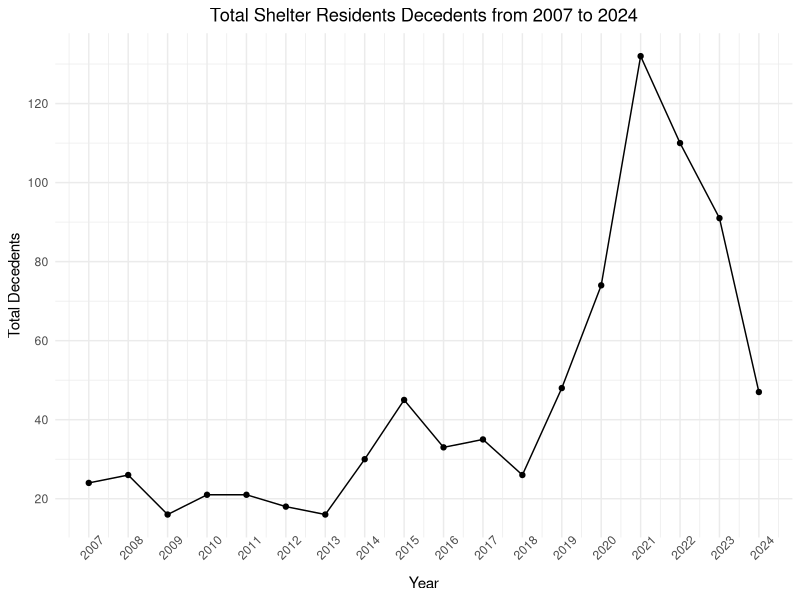
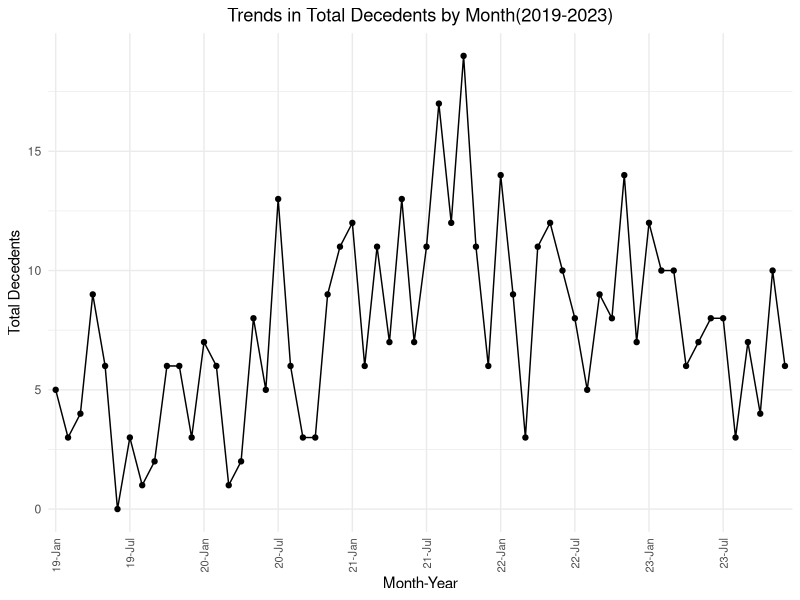
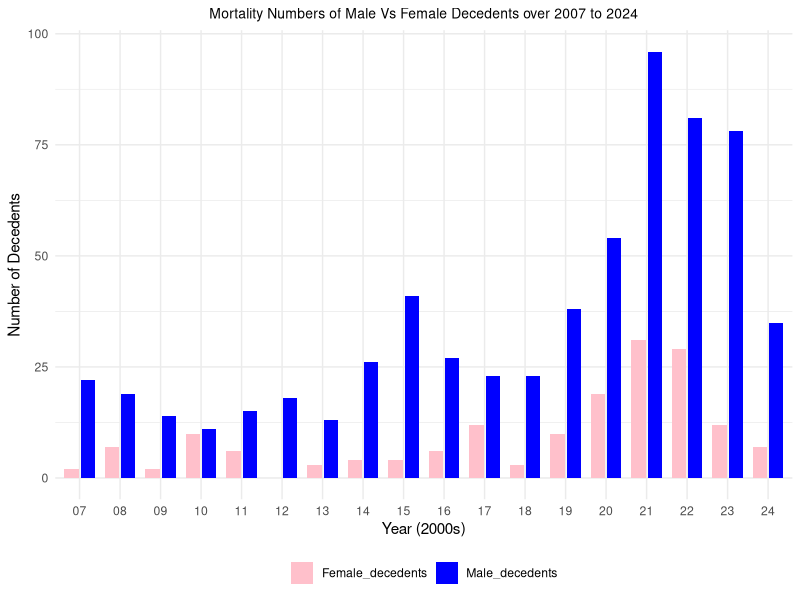
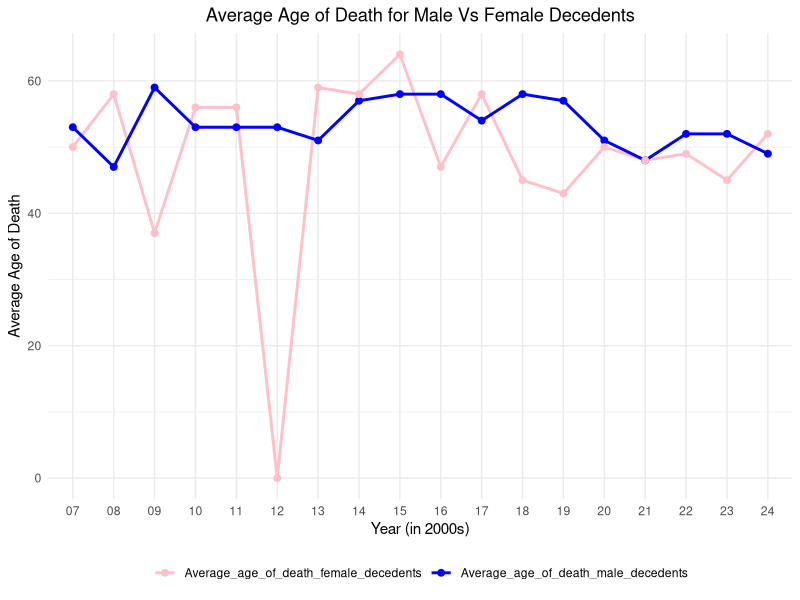
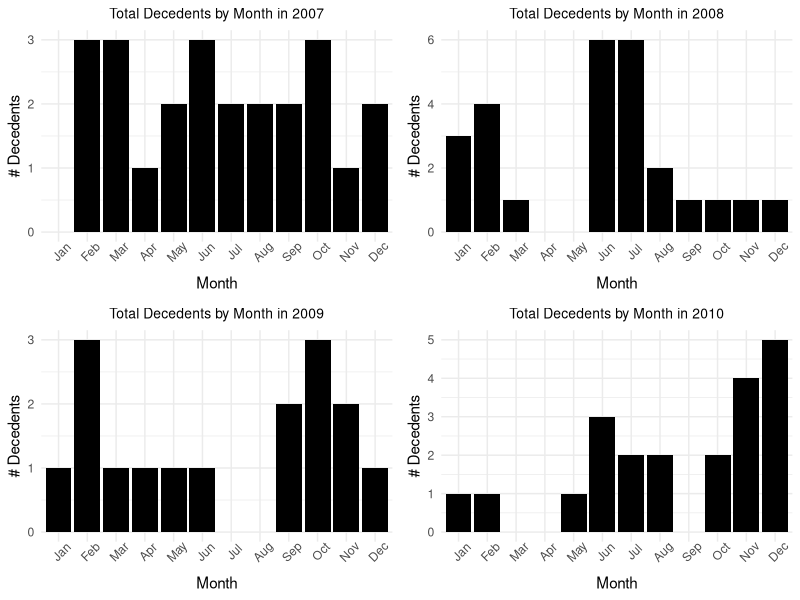
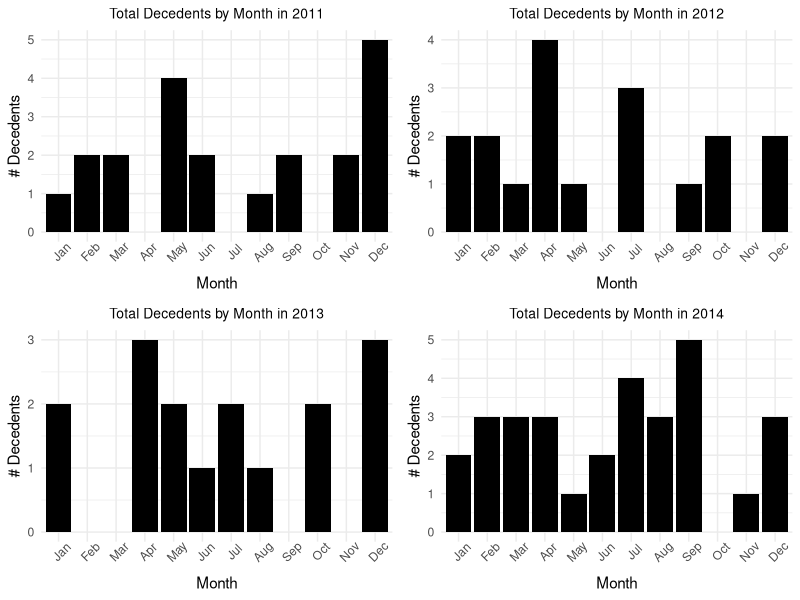
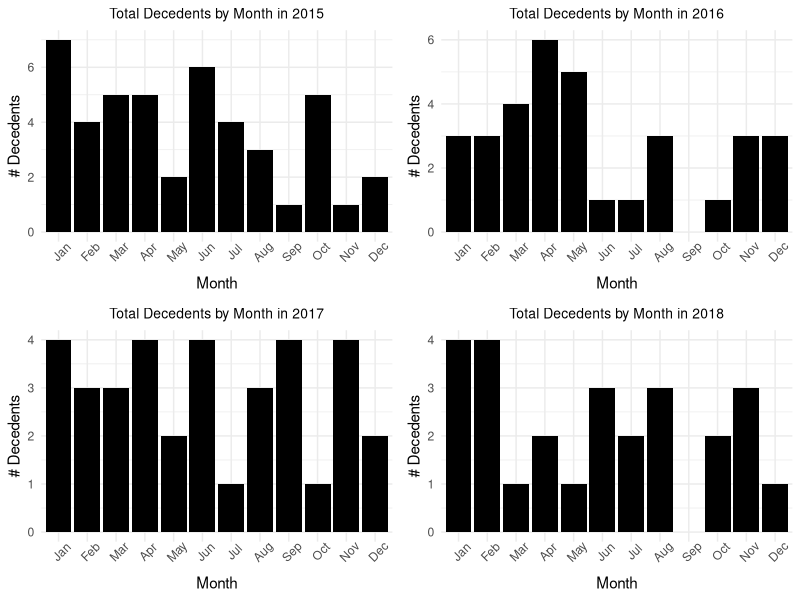
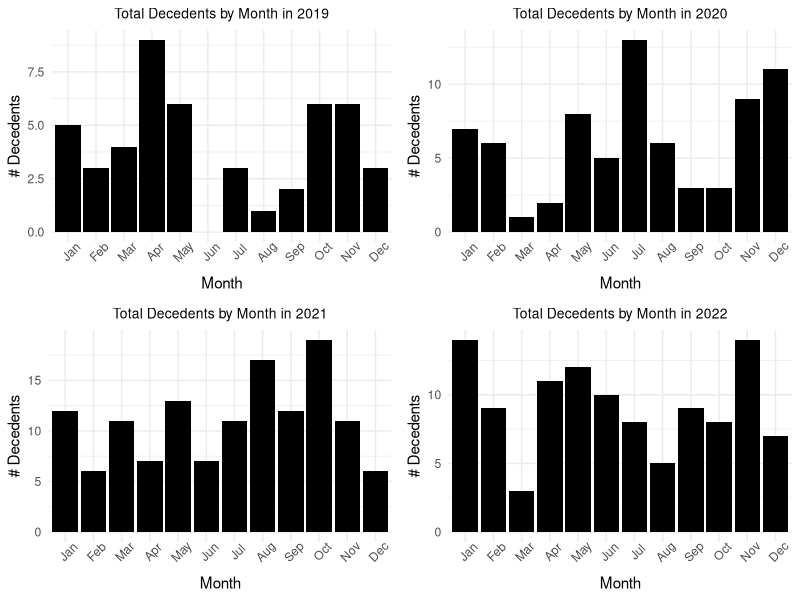

These figures' R source, in order:
## ---- chunk 1
#| include: false
#| warning: false
#| message: false

# load necessary package
library(tidyverse)
library(ggplot2)
library(dplyr)
library(knitr)
library(tidyr)
library(gridExtra)

# load data
Death_data <- read_csv(here::here("data/analysis_data/Num_death_analysis_data.csv"))
AvgAge_data <- read_csv(here::here("data/analysis_data/AvgAge_death_analysis_data.csv"))
## ---- chunk 2
#| label: tbl-Table1
#| tbl-cap: Variable In The Data - Detah Among Shelter Residents (2007-2024)
#| echo: false

# Remove the 'id' column
AvgAge_data_no_id <- AvgAge_data %>%
  select(-id)

# Display the table without the 'id' column
kable(AvgAge_data_no_id,
  col.names = c(
    "Year", "Total Decedents",
    "Avg Age of Death (All)", "Male Decedents",
    "Avg Age of Death (Male)", "Female Decedents",
    "Avg Age of Death (Female)", "Trans/NB/2S Decedents",
    "Avg Age of Death (Trans/NB/2S)"
  )
)
## ---- chunk 3
#| label: fig-TotalNumberofDeathByYear
#| fig-cap: Yearly Mortality rate from 2007-2024
#| echo: false

# creating a line graph
AvgAge_data |>
  ggplot(aes(x = year, y = total_decedents)) +
  geom_point() +
  geom_line() +
  labs(title = "Total Shelter Residents Decedents from 2007 to 2024", x = "Year", y = "Total Decedents") +
  theme_minimal() +
  theme(axis.text.x = element_text(angle = 45)) +
  theme(plot.title = element_text(hjust = 0.5)) +
  scale_x_continuous(breaks = unique(AvgAge_data$year)) +
  scale_y_continuous(breaks = seq(0, max(AvgAge_data$total_decedents), by = 20))
## ---- chunk 4
#| label: fig-TotalDecedentbyMonthcovid
#| fig-cap: Yearly Mortality rate during COVID (2019-2023)
#| echo: false

# Filter the data for years 2019 to 2022
Death_data_filtered <- Death_data |>
  filter(year >= 2019 & year <= 2023)

# Combine Year and Month into a single column with last two digits of the year
Death_data_filtered$YearMonth <- paste(substr(Death_data_filtered$year, 3, 4), Death_data_filtered$month, sep = "-")

# Convert YearMonth to a factor with ordered levels
Death_data_filtered$YearMonth <- factor(Death_data_filtered$YearMonth, levels = unique(Death_data_filtered$YearMonth))

# Plot the graph for filtered data
Death_data_filtered |>
  ggplot(aes(x = YearMonth, y = total_decedents, group = 1)) +
  geom_line(color = "black") +
  geom_point(color = "black") +
  scale_x_discrete(breaks = Death_data_filtered$YearMonth[seq(1, nrow(Death_data_filtered), by = 6)]) +
  labs(
    title = "Trends in Total Decedents by Month(2019-2023)",
    x = "Month-Year",
    y = "Total Decedents"
  ) +
  theme_minimal() +
  theme(axis.text.x = element_text(angle = 90, vjust = 0.5, hjust = 1, size = 8)) +
  theme(plot.title = element_text(hjust = 0.5))
## ---- chunk 5
#| label: fig-T
#| fig-cap: Total Decedents Split by Gender (Female VS Male)
#| echo: false
#| warning: false
#| message: false

# Reshape the data for plotting
plot_data <- AvgAge_data |>
  select(year, Male_decedents, Female_decedents) |>
  pivot_longer(
    cols = c(Male_decedents, Female_decedents),
    names_to = "Gender",
    values_to = "Mortality"
  )

# Create a new variable for the last two digits of the year with leading zero
plot_data <- plot_data |>
  mutate(year_short = sprintf("%02d", year %% 100))

# Create the bar graph with adjusted year labels
plot_data |>
  ggplot(aes(x = year_short, y = Mortality, fill = Gender)) +
  geom_bar(stat = "identity", position = position_dodge(width = 0.8), width = 0.7) +
  labs(
    title = "Mortality Numbers of Male Vs Female Decedents over 2007 to 2024",
    x = "Year (2000s)",
    y = "Number of Decedents"
  ) +
  scale_fill_manual(values = c("Male_decedents" = "blue", "Female_decedents" = "pink")) +
  theme_minimal() +
  theme(
    legend.title = element_blank(),
    legend.position = "bottom"
  ) +
  theme(plot.title = element_text(hjust = 0.5,size = 10))
## ---- chunk 6
#| label: fig-AvgAgeofDecedentsFemaleVSMale
#| fig-cap: Average Age of Death (Female VS Male) 2007-2024
#| echo: false
#| warning: false
#| message: false

# Reshape the data for plotting average age of death
avg_age_data <- AvgAge_data |>
  select(year, Average_age_of_death_male_decedents, Average_age_of_death_female_decedents) %>%
  pivot_longer(
    cols = c(Average_age_of_death_male_decedents, Average_age_of_death_female_decedents),
    names_to = "Gender",
    values_to = "Average_Age"
  ) |>
  mutate(year_short = sprintf("%02d", year %% 100))

# Create the line graph for average age of death
avg_age_data |>
  ggplot(aes(x = year_short, y = Average_Age, color = Gender, group = Gender)) +
  geom_line(size = 1) +
  geom_point(size = 2) +
  labs(
    title = "Average Age of Death for Male Vs Female Decedents",
    x = "Year (in 2000s)",
    y = "Average Age of Death"
  ) +
  scale_color_manual(values = c(
    "Average_age_of_death_male_decedents" = "blue",
    "Average_age_of_death_female_decedents" = "pink"
  )) +
  theme_minimal() +
  theme(
    legend.title = element_blank(),
    legend.position = "bottom"
  ) +
  theme(plot.title = element_text(hjust = 0.5))
## ---- chunk 7
#| label: fig-2007-2010
#| fig-cap: Monthly Mortality rate from 2007-2010
#| echo: false
#| warning: false
#| message: false

# make sure that the month is in order from Jan to Dec.
Death_data$month <- factor(Death_data$month, levels = month.abb)

# Filter data for the years 2007 and 2008
current_year_data_2007 <- Death_data %>% filter(year == 2007)
current_year_data_2008 <- Death_data %>% filter(year == 2008)
current_year_data_2009 <- Death_data %>% filter(year == 2009)
current_year_data_2010 <- Death_data %>% filter(year == 2010)


# Create the bar plots for 2007 and 2008
plot_2007 <- ggplot(current_year_data_2007, aes(x = month, y = total_decedents)) +
  geom_bar(stat = "identity", fill = "black") +
  labs(
    title = "Total Decedents by Month in 2007",
    x = "Month",
    y = "# Decedents"
  ) +
  theme_minimal() +
  theme(axis.text.x = element_text(angle = 45)) +
  theme(plot.title = element_text(hjust = 0.5, size = 10))

plot_2008 <- ggplot(current_year_data_2008, aes(x = month, y = total_decedents)) +
  geom_bar(stat = "identity", fill = "black") +
  labs(
    title = "Total Decedents by Month in 2008",
    x = "Month",
    y = "# Decedents"
  ) +
  theme_minimal() +
  theme(axis.text.x = element_text(angle = 45)) +
  theme(plot.title = element_text(hjust = 0.5, size = 10))

plot_2009 <- ggplot(current_year_data_2009, aes(x = month, y = total_decedents)) +
  geom_bar(stat = "identity", fill = "black") +
  labs(
    title = "Total Decedents by Month in 2009",
    x = "Month",
    y = "# Decedents"
  ) +
  theme_minimal() +
  theme(axis.text.x = element_text(angle = 45)) +
  theme(plot.title = element_text(hjust = 0.5, size = 10))

plot_2010 <- ggplot(current_year_data_2010, aes(x = month, y = total_decedents)) +
  geom_bar(stat = "identity", fill = "black") +
  labs(
    title = "Total Decedents by Month in 2010",
    x = "Month",
    y = "# Decedents"
  ) +
  theme_minimal() +
  theme(axis.text.x = element_text(angle = 45)) +
  theme(plot.title = element_text(hjust = 0.5, size = 10))


# Arrange plots side by side
grid.arrange(plot_2007, plot_2008, plot_2009, plot_2010, ncol = 2)
## ---- chunk 8
#| label: fig-2011-2014
#| fig-cap: Monthly Mortality rate from 2011-2014
#| echo: false
#| warning: false
#| message: false

# make sure that the month is in order from Jan to Dec.
Death_data$month <- factor(Death_data$month, levels = month.abb)

# Filter data for the years
current_year_data_2011 <- Death_data %>% filter(year == 2011)
current_year_data_2012 <- Death_data %>% filter(year == 2012)
current_year_data_2013 <- Death_data %>% filter(year == 2013)
current_year_data_2014 <- Death_data %>% filter(year == 2014)


# Create the bar plots
plot_2011 <- ggplot(current_year_data_2011, aes(x = month, y = total_decedents)) +
  geom_bar(stat = "identity", fill = "black") +
  labs(
    title = "Total Decedents by Month in 2011",
    x = "Month",
    y = "# Decedents"
  ) +
  theme_minimal() +
  theme(axis.text.x = element_text(angle = 45)) +
  theme(plot.title = element_text(hjust = 0.5, size = 10))

plot_2012 <- ggplot(current_year_data_2012, aes(x = month, y = total_decedents)) +
  geom_bar(stat = "identity", fill = "black") +
  labs(
    title = "Total Decedents by Month in 2012",
    x = "Month",
    y = "# Decedents"
  ) +
  theme_minimal() +
  theme(axis.text.x = element_text(angle = 45)) +
  theme(plot.title = element_text(hjust = 0.5, size = 10))

plot_2013 <- ggplot(current_year_data_2013, aes(x = month, y = total_decedents)) +
  geom_bar(stat = "identity", fill = "black") +
  labs(
    title = "Total Decedents by Month in 2013",
    x = "Month",
    y = "# Decedents"
  ) +
  theme_minimal() +
  theme(axis.text.x = element_text(angle = 45)) +
  theme(plot.title = element_text(hjust = 0.5, size = 10))

plot_2014 <- ggplot(current_year_data_2014, aes(x = month, y = total_decedents)) +
  geom_bar(stat = "identity", fill = "black") +
  labs(
    title = "Total Decedents by Month in 2014",
    x = "Month",
    y = "# Decedents"
  ) +
  theme_minimal() +
  theme(axis.text.x = element_text(angle = 45)) +
  theme(plot.title = element_text(hjust = 0.5, size = 10))


# Arrange plots side by side
grid.arrange(plot_2011, plot_2012, plot_2013, plot_2014, ncol = 2)
## ---- chunk 9
#| label: fig-2015-2018
#| fig-cap: Monthly Mortality rate from 2015-2018
#| echo: false
#| warning: false
#| message: false

# make sure that the month is in order from Jan to Dec.
Death_data$month <- factor(Death_data$month, levels = month.abb)

# Filter data for the years

current_year_data_2015 <- Death_data %>% filter(year == 2015)
current_year_data_2016 <- Death_data %>% filter(year == 2016)
current_year_data_2017 <- Death_data %>% filter(year == 2017)
current_year_data_2018 <- Death_data %>% filter(year == 2018)


# Create the bar plots

plot_2015 <- ggplot(current_year_data_2015, aes(x = month, y = total_decedents)) +
  geom_bar(stat = "identity", fill = "black") +
  labs(
    title = "Total Decedents by Month in 2015",
    x = "Month",
    y = "# Decedents"
  ) +
  theme_minimal() +
  theme(axis.text.x = element_text(angle = 45)) +
  theme(plot.title = element_text(hjust = 0.5, size = 10))

plot_2016 <- ggplot(current_year_data_2016, aes(x = month, y = total_decedents)) +
  geom_bar(stat = "identity", fill = "black") +
  labs(
    title = "Total Decedents by Month in 2016",
    x = "Month",
    y = "# Decedents"
  ) +
  theme_minimal() +
  theme(axis.text.x = element_text(angle = 45)) +
  theme(plot.title = element_text(hjust = 0.5, size = 10))

plot_2017 <- ggplot(current_year_data_2017, aes(x = month, y = total_decedents)) +
  geom_bar(stat = "identity", fill = "black") +
  labs(
    title = "Total Decedents by Month in 2017",
    x = "Month",
    y = "# Decedents"
  ) +
  theme_minimal() +
  theme(axis.text.x = element_text(angle = 45)) +
  theme(plot.title = element_text(hjust = 0.5, size = 10))

plot_2018 <- ggplot(current_year_data_2018, aes(x = month, y = total_decedents)) +
  geom_bar(stat = "identity", fill = "black") +
  labs(
    title = "Total Decedents by Month in 2018",
    x = "Month",
    y = "# Decedents"
  ) +
  theme_minimal() +
  theme(axis.text.x = element_text(angle = 45)) +
  theme(plot.title = element_text(hjust = 0.5, size = 10))

# Arrange plots side by side
grid.arrange(plot_2015, plot_2016, plot_2017, plot_2018, ncol = 2)
## ---- chunk 10
#| label: fig-2019-2022
#| fig-cap: Monthly Mortality rate from 2019-2022
#| echo: false
#| warning: false
#| message: false

# make sure that the month is in order from Jan to Dec.
Death_data$month <- factor(Death_data$month, levels = month.abb)

# Filter data for the years

current_year_data_2019 <- Death_data %>% filter(year == 2019)
current_year_data_2020 <- Death_data %>% filter(year == 2020)
current_year_data_2021 <- Death_data %>% filter(year == 2021)
current_year_data_2022 <- Death_data %>% filter(year == 2022)


# Create the bar plots
plot_2019 <- ggplot(current_year_data_2019, aes(x = month, y = total_decedents)) +
  geom_bar(stat = "identity", fill = "black") +
  labs(
    title = "Total Decedents by Month in 2019",
    x = "Month",
    y = "# Decedents"
  ) +
  theme_minimal() +
  theme(axis.text.x = element_text(angle = 45)) +
  theme(plot.title = element_text(hjust = 0.5, size = 10))

plot_2020 <- ggplot(current_year_data_2020, aes(x = month, y = total_decedents)) +
  geom_bar(stat = "identity", fill = "black") +
  labs(
    title = "Total Decedents by Month in 2020",
    x = "Month",
    y = "# Decedents"
  ) +
  theme_minimal() +
  theme(axis.text.x = element_text(angle = 45)) +
  theme(plot.title = element_text(hjust = 0.5, size = 10))

plot_2021 <- ggplot(current_year_data_2021, aes(x = month, y = total_decedents)) +
  geom_bar(stat = "identity", fill = "black") +
  labs(
    title = "Total Decedents by Month in 2021",
    x = "Month",
    y = "# Decedents"
  ) +
  theme_minimal() +
  theme(axis.text.x = element_text(angle = 45)) +
  theme(plot.title = element_text(hjust = 0.5, size = 10))

plot_2022 <- ggplot(current_year_data_2022, aes(x = month, y = total_decedents)) +
  geom_bar(stat = "identity", fill = "black") +
  labs(
    title = "Total Decedents by Month in 2022",
    x = "Month",
    y = "# Decedents"
  ) +
  theme_minimal() +
  theme(axis.text.x = element_text(angle = 45)) +
  theme(plot.title = element_text(hjust = 0.5, size = 10))


# Arrange plots side by side
grid.arrange(plot_2019, plot_2020, plot_2021, plot_2022, ncol = 2)
## ---- chunk 11
#| label: fig-2023-2024
#| fig-cap: Monthly Mortality rate from 2023-2024
#| echo: false
#| warning: false
#| message: false

# make sure that the month is in order from Jan to Dec.
Death_data$month <- factor(Death_data$month, levels = month.abb)

# Filter data for the years
current_year_data_2023 <- Death_data %>% filter(year == 2023)
current_year_data_2024 <- Death_data %>% filter(year == 2024)

# Create the bar plots
plot_2023 <- ggplot(current_year_data_2023, aes(x = month, y = total_decedents)) +
  geom_bar(stat = "identity", fill = "black") +
  labs(
    title = "Total Decedents by Month in 2023",
    x = "Month",
    y = "# Decedents"
  ) +
  theme_minimal() +
  theme(axis.text.x = element_text(angle = 45)) +
  theme(plot.title = element_text(hjust = 0.5, size = 10))

plot_2024 <- ggplot(current_year_data_2024, aes(x = month, y = total_decedents)) +
  geom_bar(stat = "identity", fill = "black") +
  labs(
    title = "Total Decedents by Month in 2024",
    x = "Month",
    y = "# Decedents"
  ) +
  theme_minimal() +
  theme(axis.text.x = element_text(angle = 45)) +
  theme(plot.title = element_text(hjust = 0.5, size = 10))

# Arrange plots side by side
grid.arrange(plot_2023, plot_2024, ncol = 2)
